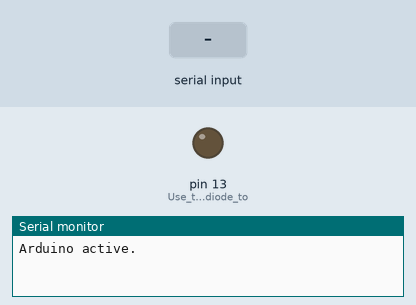
Bench run of a sketch on a simulated Arduino Uno, built with avr-gcc and run on an emulated ATmega328P. Shown: output pins drawn as LEDs (lit = HIGH), the last lines printed to the serial monitor. Inputs (shaded band) come from the test bench.

Above: at 1.2 s.
1.3 s: "90,45\n" received over Serial
At 2.2 s:
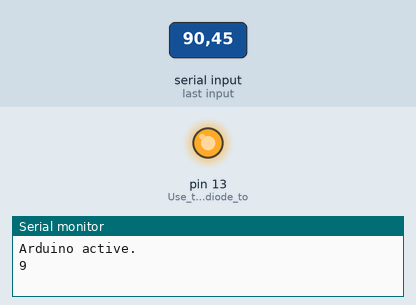
Timing chart, 0 to 11.8 s (numbered marks = the images above; inputs shaded):
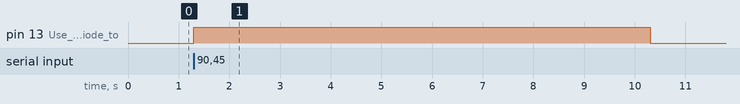

Measured:
- after the input at 1.3 s, pin 13 (Use_the_in-built_diode_to): LOW → HIGH at once, → LOW 9.0 s later

The sketch:

SerialCommunicationExample.ino
```cpp
void setup()
{
	Serial.begin(9600); // Sets the velocity of dates in bits per second (baud).
	Serial.println("Arduino active."); // Let the server know we're up.
	pinMode(13, OUTPUT); // Use the in-built diode to test casting from chars to usable ints.
}

void loop()
{
	/* READ A SINGLE CHARACTER. */
	String content = "";
	char character;

	while(Serial.available()) // Read data incoming from the serial port one byte/char at a time.
	{
	  character = Serial.read();
	  content.concat(character);
	}

	if (content != "")
	{
		Serial.println(content); // Re-send the received information to see if it works.
		  digitalWrite(13, HIGH); // Shine the diode for the desired number of seconds.
		  delay(1000*content.toInt()); // ms
		  digitalWrite(13,LOW);
	}

	/* READ SEVERAL CHARACTERS. */
/*	char array[4] = { '0', '0', '0', '0'}; // Array to which the incoming chars will be written.
	if (Serial.available() > 3) // Got more than 3 bytes/characters in the buffer - fill the array with them.
	{
		for (int i=0; i < 4 ; i++)
		{
		    array[i] = Serial.read();
		}
		Serial.flush();

		for(int i=0; i<4; i++) // Acknowledge the reception.
		{
			Serial.println(array[i]);
		}
	}*/
}
```
